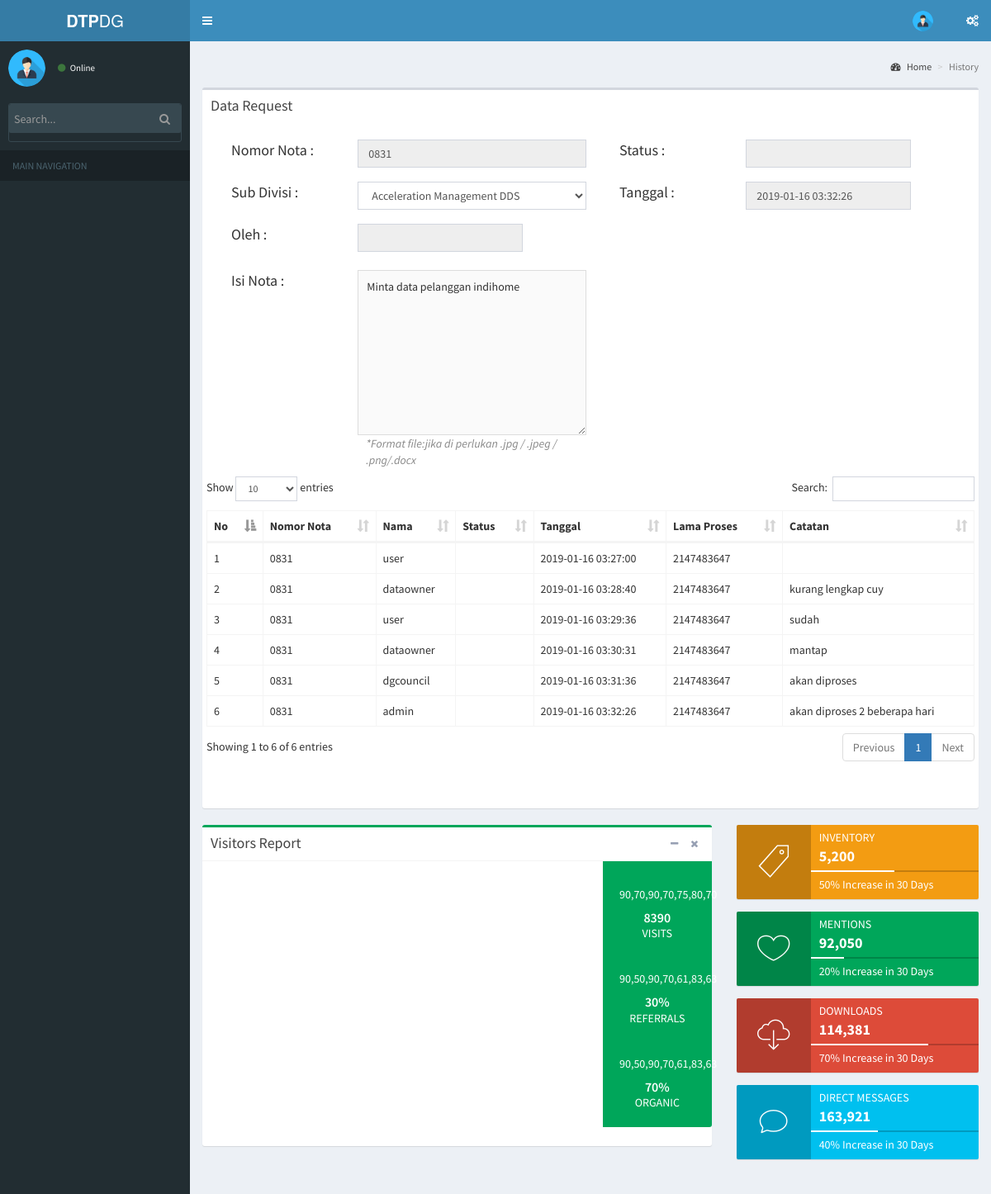
The page /admin/historia/lihat_histori/8 on the database its author committed.
### tables this page shows
CREATE TABLE `tbl_nota` (
  `id_nota` int(11) NOT NULL,
  `nomor` varchar(100) NOT NULL,
  `disposisi` varchar(100) DEFAULT NULL,
  `status` tinyint(1) NOT NULL,
  `id_seksi` int(11) NOT NULL,
  `isi_nota` text NOT NULL,
  `tanggal` timestamp NOT NULL DEFAULT CURRENT_TIMESTAMP ON UPDATE CURRENT_TIMESTAMP,
  `file` text NOT NULL,
  `last_edit` varchar(50) NOT NULL,
  `tobeuser` varchar(20) NOT NULL
);

CREATE TABLE `tbl_transaksi` (
  `id_transaksi` int(11) NOT NULL,
  `id_nota` int(11) NOT NULL,
  `username` varchar(50) NOT NULL,
  `aksi` varchar(10) NOT NULL,
  `tgl` timestamp NOT NULL DEFAULT CURRENT_TIMESTAMP ON UPDATE CURRENT_TIMESTAMP,
  `durasi` varchar(30) NOT NULL,
  `catatan` varchar(250) NOT NULL
);

### application/controllers/admin/historia.php (called while the page is built, shortened)
<?php
Class Historia extends CI_Controller {
    function __construct() {
        $this->load->Model('Model_permintaan');
    }
    function lihat_histori() {
        $data['jumlah'] = $this->Model_permintaan->getjumlahnotif();
        $data['hasil'] = $this->Model_permintaan->ambilnotif();
        $data['profil'] = $this->Model_permintaan->get_profile();
        if (isset($_POST['submit'])) {
            $this->Model_permintaan->lihat();
            redirect('admin/historia', $data);
        } else {
            $id = $this->uri->segment(4);
            $this->db->select('*');
            $this->db->from('tbl_nota');
            $this->db->join('tbl_seksi', 'tbl_seksi.id_seksi=tbl_nota.id_seksi');
            $this->db->where('tbl_nota.id_nota', $id);
            $data['nota'] = $this->db->get()->row_array();
            $this->db->select('*');
            $this->db->from('tbl_transaksi');
            $this->db->join('tbl_nota', 'tbl_transaksi.id_nota=tbl_nota.id_nota');
            $this->db->where('tbl_nota.id_nota', $id);
            $data['histori'] = $this->db->get()->result();
            $this->load->view('admin/histori/histori_detail', $data);
        }
    }
}
?>

### index.php (called while the page is built, shortened)
<?php
require_once BASEPATH.'core/CodeIgniter.php';

### application/views/admin/histori/histori_detail.php (the view, shortened to what this page needs)
<!DOCTYPE html>
<html>
<body class="hold-transition skin-blue sidebar-mini">
<div class="wrapper">
  <div class="content-wrapper">
    <section class="content-header">
      <h1>
      </h1>
      <ol class="breadcrumb">
        <li><a href="#"><i class="fa fa-dashboard"></i> Home</a></li>
        <li class="active">History</li>
      </ol>
    </section>
    <section class="content">
      <div class="col-xs-15">
   <div class="box">
      <div class="box-header">
         <h3 class="box-title">Data Request</h3>
      </div>
      <div class="box-body">
               <div class="row">
                  <div class="col-xs-12">
                     <div class="form-group" style="margin-top:10px">
                        <span class="col-xs-2" style="margin-left:10px; margin-bottom:15px; font-size:18px">Nomor Nota :</span>
                        <div class="col-xs-4">
                           <input class="form-control" type="text" readonly="" id="onlynumber" value="<?php echo $nota['nomor'] ?>"  name="nomor" maxlength="11"  required />
                        </div>
                        <span class="col-xs-2" style="margin-left:10px; margin-bottom:15px; font-size:18px">Status :</span>
                        <div class="col-xs-3">
                           <input class="form-control" value="<?php echo $nota['tobeuser'] ?>"  type="text" readonly="" id="onlynumber" name="disposisi" maxlength="15"  required />
                        </div>
                     </div>
                  </div>
                  <div class="col-xs-12" style="margin-top:10px">
                     <div class="form-group">
                        <span class="col-xs-2" style="margin-left:10px; margin-bottom:15px; font-size:18px">Sub Divisi :</span>
                        <div class="col-xs-4">
                           <?php echo cmb_dinamis('id_seksi','tbl_seksi','nama_seksi','id_seksi',$nota['id_seksi'])?>
                        </div>
                        <span class="col-xs-2" style="margin-left:10px; margin-bottom:15px; font-size:18px">Tanggal :</span>
                        <div class="col-xs-3">
                           <input class="form-control" type="text" value="<?php echo $nota['tanggal'] ?>" readonly="" id="onlynumber" name="tanggal" maxlength="11"  required />
                        </div>
                     </div>
                  </div>
                  <div class="col-xs-12" style="margin-top:10px">
                     <div class="form-group">
                        <span class="col-xs-2" style="margin-left:10px; margin-bottom:15px; font-size:18px">Oleh :</span>
                        <div class="col-xs-3">
                           <input class="form-control" type="text" value="<?php echo $this->session->userdata('username'); ?>" readonly="" id="user" name="namauser" maxlength="50"  required />
                        </div>
                     </div>
                  </div>
                  <div class="col-xs-12" style="margin-top:15px">
                     <div class="form-group">
                        <span class="col-xs-2" style="margin-left:10px; margin-bottom:15px; font-size:18px">Isi Nota : </span>
                        <div class="col-xs-4">
                           <textarea disabled class="textarea" name="isi_nota" placeholder="isi nota"
                              style="width: 100%; height: 200px; font-size: 14px; line-height: 18px; border: 1px solid #dddddd; padding: 10px;"><?php echo $nota['isi_nota'] ?></textarea>
                        </div>
                     </div>
                  </div>
                  <div class="col-xs-12" style="margin-top:15px; margin-bottom: 10px">
                     <div class="form-group">
                        <span class="col-xs-4 col-xs-push-2" style="margin-left:20px; margin-top:-20px; font-size:14px; font-style:italic; color:#888">*Format file:jika di perlukan .jpg / .jpeg / .png/.docx</span>
                     </div>
                  </div>
                  <div class="box-body">
                     <table id="example1" class="table table-bordered table-hover">
                        <thead>
                           <tr>
                              <th>No</th>
                              <th>Nomor Nota</th>
                              <th>Nama</th>
                              <th>Status</th>
                              <th>Tanggal</th>
                              <th>Lama Proses</th>
                              <th>Catatan</th>
                           </tr>
                        </thead>
                        <tbody>
                           <?php
                              $no = 1;
                              foreach ($histori as $h):
                                  ?>
                           <tr>
                              <td><?php echo $no ?></td>
                              <td><?php echo $h->nomor ?></td>
                              <td><?php echo $h->username ?></td>
                              <td><?php echo $h->tobeuser ?></td>
                              <td><?php echo $h->tgl ?></td>
                              <td><?php echo $h->durasi ?></td>
                              <td><?php echo $h->catatan ?></td>
                           </tr>
                           <?php $no++; ?>
                           <?php endforeach; ?>
                        </tbody>
                     </table>
                  </div>
                  <div class="col-xs-12" style="margin-top:15px">
                  </div>
               </div>
            </div>
   </div>
</div>
      <div class="row">
        <div class="col-md-8">
          <div class="box box-success">
            <div class="box-header with-border">
              <h3 class="box-title">Visitors Report</h3>
              <div class="box-tools pull-right">
                <button type="button" class="btn btn-box-tool" data-widget="collapse"><i class="fa fa-minus"></i>
                </button>
                <button type="button" class="btn btn-box-tool" data-widget="remove"><i class="fa fa-times"></i></button>
              </div>
            </div>
            <div class="box-body no-padding">
              <div class="row">
                <div class="col-md-9 col-sm-8">
                  <div class="pad">
                    <div id="world-map-markers" style="height: 325px;"></div>
                  </div>
                </div>
                <div class="col-md-3 col-sm-4">
                  <div class="pad box-pane-right bg-green" style="min-height: 280px">
                    <div class="description-block margin-bottom">
                      <div class="sparkbar pad" data-color="#fff">90,70,90,70,75,80,70</div>
                      <h5 class="description-header">8390</h5>
                      <span class="description-text">Visits</span>
                    </div>
                    <div class="description-block margin-bottom">
                      <div class="sparkbar pad" data-color="#fff">90,50,90,70,61,83,63</div>
                      <h5 class="description-header">30%</h5>
                      <span class="description-text">Referrals</span>
                    </div>
                    <div class="description-block">
                      <div class="sparkbar pad" data-color="#fff">90,50,90,70,61,83,63</div>
                      <h5 class="description-header">70%</h5>
                      <span class="description-text">Organic</span>
                    </div>
                  </div>
                </div>
              </div>
            </div>
          </div>
          <div class="row">
            <div class="col-md-6">
            </div>
            <div class="col-md-6">
            </div>
          </div>
        </div>
        <div class="col-md-4">
          <div class="info-box bg-yellow">
            <span class="info-box-icon"><i class="ion ion-ios-pricetag-outline"></i></span>
            <div class="info-box-content">
              <span class="info-box-text">Inventory</span>
              <span class="info-box-number">5,200</span>
              <div class="progress">
                <div class="progress-bar" style="width: 50%"></div>
              </div>
              <span class="progress-description">
                    50% Increase in 30 Days
                  </span>
            </div>
          </div>
          <div class="info-box bg-green">
            <span class="info-box-icon"><i class="ion ion-ios-heart-outline"></i></span>
            <div class="info-box-content">
              <span class="info-box-text">Mentions</span>
              <span class="info-box-number">92,050</span>
              <div class="progress">
                <div class="progress-bar" style="width: 20%"></div>
              </div>
              <span class="progress-description">
                    20% Increase in 30 Days
                  </span>
            </div>
          </div>
          <div class="info-box bg-red">
            <span class="info-box-icon"><i class="ion ion-ios-cloud-download-outline"></i></span>
            <div class="info-box-content">
              <span class="info-box-text">Downloads</span>
              <span class="info-box-number">114,381</span>
              <div class="progress">
                <div class="progress-bar" style="width: 70%"></div>
              </div>
              <span class="progress-description">
                    70% Increase in 30 Days
                  </span>
            </div>
          </div>
          <div class="info-box bg-aqua">
            <span class="info-box-icon"><i class="ion-ios-chatbubble-outline"></i></span>
            <div class="info-box-content">
              <span class="info-box-text">Direct Messages</span>
              <span class="info-box-number">163,921</span>
              <div class="progress">
                <div class="progress-bar" style="width: 40%"></div>
              </div>
              <span class="progress-description">
                    40% Increase in 30 Days
                  </span>
            </div>
          </div>
        </div>
      </div>
    </section>
  </div>
</body>
</html>

### rows shown on the page
tbl_nota: nomor "0831", tanggal "2019-01-16 03:32:26", isi_nota "Minta data pelanggan indihome"
tbl_transaksi: id_nota.nomor "0831", username "user", tgl "2019-01-16 03:27:00", durasi "2147483647"
tbl_transaksi: id_nota.nomor "0831", username "dataowner", tgl "2019-01-16 03:28:40", durasi "2147483647", catatan "kurang lengkap cuy"
tbl_transaksi: id_nota.nomor "0831", username "user", tgl "2019-01-16 03:29:36", durasi "2147483647", catatan "sudah"
tbl_transaksi: id_nota.nomor "0831", username "dataowner", tgl "2019-01-16 03:30:31", durasi "2147483647", catatan "mantap"
tbl_transaksi: id_nota.nomor "0831", username "dgcouncil", tgl "2019-01-16 03:31:36", durasi "2147483647", catatan "akan diproses"
tbl_transaksi: id_nota.nomor "0831", username "admin", tgl "2019-01-16 03:32:26", durasi "2147483647", catatan "akan diproses 2 beberapa hari"

### other values the page prints
form field id_seksi "Acceleration Management DDS"
